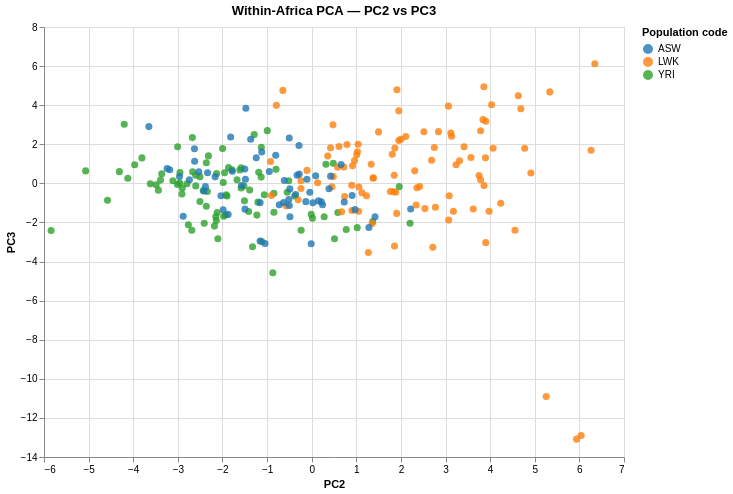

The notebook cell this image was saved under:
### Code cell
# Creating PC2 v PC3 chart

chart_afr_pc2v3 = alt.Chart(df_afr).mark_circle(size=50, opacity=0.8).encode(
    x='PC2:Q', y='PC3:Q',
    color=alt.Color('Population code:N',
        scale=alt.Scale(scheme='category10')),
    tooltip=['Sample:N', 'Population name:N']
).properties(
    title='Within-Africa PCA — PC2 vs PC3',
    width=580, height=430).interactive()

chart_afr_pc2v3.save('/Users/tim/bioinformatics-portfolio/01b-genes-and-geography/results/figures/pca_africa_pc2v3.html')
chart_afr_pc2v3

### Figure 1 — Vega-Lite specification as saved in the notebook (floating-point values rounded to 4 significant figures; data arrays with more than 128 entries replaced by an {"elided": "..."} marker saying what was removed)
{"config": {"view": {"continuousWidth": 300, "continuousHeight": 300}}, "data": {"name": "data-fe96d5c13c14603708888d23659a3aa4"}, "mark": {"type": "circle", "opacity": 0.8, "size": 50}, "encoding": {"color": {"field": "Population code", "scale": {"scheme": "category10"}, "type": "nominal"}, "tooltip": [{"field": "Sample", "type": "nominal"}, {"field": "Population name", "type": "nominal"}], "x": {"field": "PC2", "type": "quantitative"}, "y": {"field": "PC3", "type": "quantitative"}}, "height": 430, "params": [{"name": "param_1e9efca18e7a2868", "select": {"type": "interval", "encodings": ["x", "y"]}, "bind": "scales"}], "title": "Within-Africa PCA — PC2 vs PC3", "width": 580, "$schema": "https://vega.github.io/schema/vega-lite/v6.4.1.json", "datasets": {"data-fe96d5c13c14603708888d23659a3aa4": {"elided": "246 records"}}}
